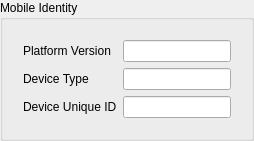
        <widget class="QGroupBox" name="mobile_box">
         <property name="toolTip">
          <string>&lt;html&gt;&lt;head/&gt;&lt;body&gt;&lt;p&gt;All three fields are required when a mobile identity is configured.&lt;/p&gt;&lt;/body&gt;&lt;/html&gt;</string>
         </property>
         <property name="title">
          <string>Mobile Identity</string>
         </property>
         <layout class="QVBoxLayout" name="mobile_box_layout">
          <item>
           <widget class="QWidget" name="mobile_box_form_w" native="true">
            <layout class="QFormLayout" name="mobile_box_form">
             <item row="0" column="0">
              <widget class="QLabel" name="mobile_platform_version_l">
               <property name="toolTip">
                <string>&lt;html&gt;&lt;head/&gt;&lt;body&gt;&lt;p&gt;Mobile operating system version reported to the AnyConnect server.&lt;/p&gt;&lt;/body&gt;&lt;/html&gt;</string>
               </property>
               <property name="text">
                <string>Platform Version</string>
               </property>
              </widget>
             </item>
             <item row="0" column="1">
              <widget class="QLineEdit" name="mobile_platform_version"/>
             </item>
             <item row="1" column="0">
              <widget class="QLabel" name="mobile_device_type_l">
               <property name="toolTip">
                <string>&lt;html&gt;&lt;head/&gt;&lt;body&gt;&lt;p&gt;Mobile device model or type reported to the AnyConnect server.&lt;/p&gt;&lt;/body&gt;&lt;/html&gt;</string>
               </property>
               <property name="text">
                <string>Device Type</string>
               </property>
              </widget>
             </item>
             <item row="1" column="1">
              <widget class="QLineEdit" name="mobile_device_type"/>
             </item>
             <item row="2" column="0">
              <widget class="QLabel" name="mobile_device_unique_id_l">
               <property name="toolTip">
                <string>&lt;html&gt;&lt;head/&gt;&lt;body&gt;&lt;p&gt;Mobile device identifier reported to the AnyConnect server.&lt;/p&gt;&lt;/body&gt;&lt;/html&gt;</string>
               </property>
               <property name="text">
                <string>Device Unique ID</string>
               </property>
              </widget>
             </item>
             <item row="2" column="1">
              <widget class="QLineEdit" name="mobile_device_unique_id"/>
             </item>
            </layout>
           </widget>
          </item>
         </layout>
        </widget>
